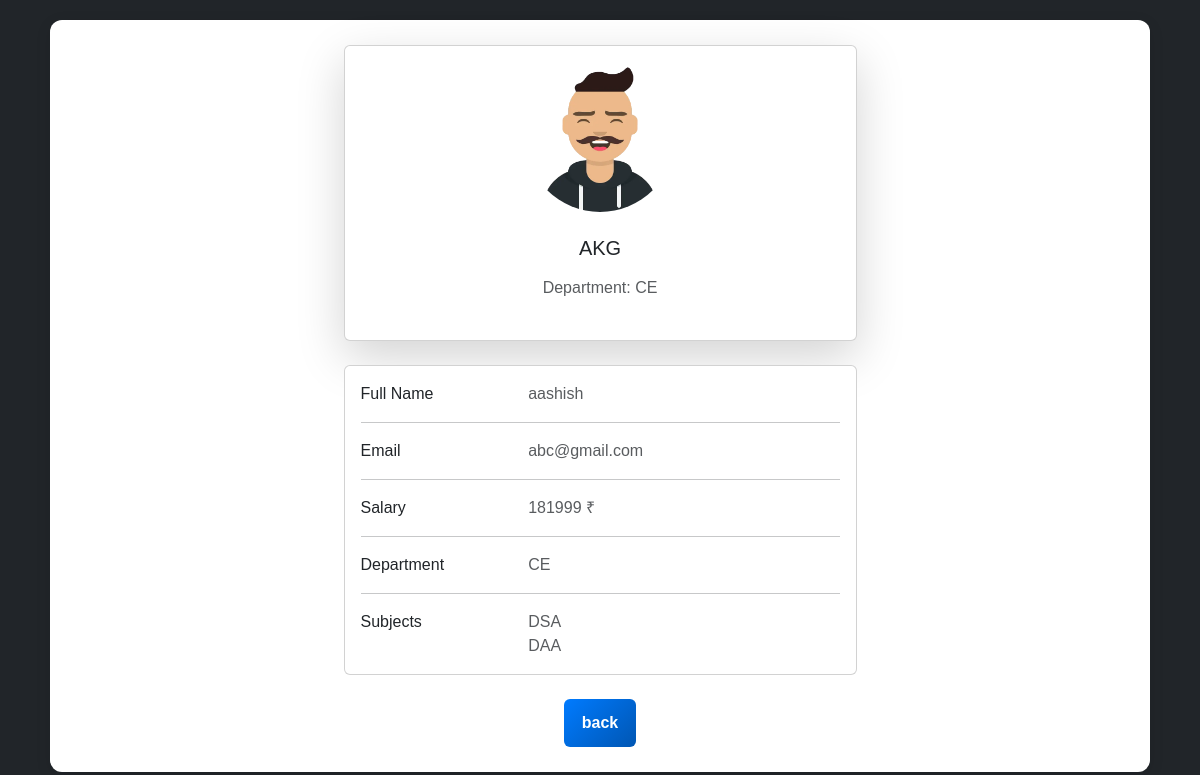
/faculty_app/profile/ (signed in), run on the app's committed database.
### admin_app/models.py (models this page shows, shortened)
class Faculty(models.Model):
    DEPARTMENT_CHOICES = [
        ("CE", "Computer Engineering"),
        ("IT", "Information Technology"),
        ("EC", "Electronics & Communication"),
    ]
    user = models.OneToOneField(CustomUser, on_delete=models.CASCADE, related_name="faculty")
    image = models.ImageField(upload_to='photos/', default="ava3.jpg")
    name = models.CharField(max_length=100)
    department = models.CharField(max_length=50, choices=DEPARTMENT_CHOICES)
    salary = models.IntegerField(default=0)
    subject = models.ManyToManyField(Subject, blank=True)

class Subject(models.Model):
    name = models.CharField(max_length=100, unique=True)

### registration/models.py (models this page shows)
class CustomUser(AbstractUser):
    ROLE_CHOICES = [
        ("student", "Student"),
        ("faculty", "Faculty"),
        ("admin", "Admin"),
    ]
    role = models.CharField(max_length=10, choices=ROLE_CHOICES, default="student")

### faculty_app/views.py (the view)
# urls.py: path("profile/", views.profile, name="profile"),
@faculty_required
def profile(request):
    faculty = Faculty.objects.get(user=request.user)
    return render(request, "profile.html", {"obj": faculty})

### faculty_app/views.py (called while the page is built)
def faculty_required(view_func):
    @wraps(view_func)
    def wrapper(request, *args, **kwargs):
        if not request.user.is_authenticated:
            return redirect("registration:login")  # Redirect unauthenticated users to login page
        if request.user.role == "faculty":
            return view_func(request, *args, **kwargs)
        logout(request)  # Log out unauthorized users
        return redirect("registration:login")  # Redirect unauthorized users
    return wrapper

### templates/profile.html (shortened to what this page needs)
{% extends "layout.html" %}
{% block container %}
<div class="row justify-content-center">
    <div class="col-lg-6">
        <div class="card mb-4 shadow-lg">
            <div class="card-body text-center">
                <img src="{{ obj.image.url }}" class="rounded-circle mb-2" width="150" height="150">
                <h5 class="my-3">{{ obj.user.username }}</h5>
                {% if obj.user.role == "faculty" %}
                <p class="text-muted mb-4">Department: {{ obj.department }}</p>
                {% else %}
                <p class="text-muted mb-4">Graduation Date: {{ obj.graduation_date }}</p>
                {% endif %}
            </div>
        </div>
        <div class="card mb-4">
            <div class="card-body">
                <div class="row">
                    <div class="col-sm-4"><p class="mb-0">Full Name</p></div>
                    <div class="col-sm-8"><p class="text-muted mb-0">{{ obj.name }}</p></div>
                </div>
                <hr>
                <div class="row">
                    <div class="col-sm-4"><p class="mb-0">Email</p></div>
                    <div class="col-sm-8"><p class="text-muted mb-0">{{ obj.user.email }}</p></div>
                </div>
                <hr>
                <div class="row">
                    {% if obj.user.role == "faculty" %}
                    <div class="col-sm-4"><p class="mb-0">Salary</p></div>
                    <div class="col-sm-8"><p class="text-muted mb-0">{{ obj.salary }} ₹</p></div>
                    {% else %}
                    <div class="col-sm-4"><p class="mb-0">Phone</p></div>
                    <div class="col-sm-8"><p class="text-muted mb-0">{{ obj.mobile_no }}</p></div>
                    {% endif %}
                </div>
                <hr>
                <div class="row">
                    {% if obj.user.role == "faculty" %}
                    <div class="col-sm-4"><p class="mb-0">Department</p></div>
                    <div class="col-sm-8"><p class="text-muted mb-0">{{ obj.department }}</p></div>
                    {% else %}
                    <div class="col-sm-4"><p class="mb-0">Degree</p></div>
                    <div class="col-sm-8"><p class="text-muted mb-0">{{ obj.get_degree_display }}</p></div>
                    {% endif %}
                </div>
                <hr>
                <div class="row">
                    {% if obj.user.role == "faculty" %}
                    <div class="col-sm-4"><p class="mb-0">Subjects</p></div>
                    <div class="col-sm-8">
                        {% for sub in obj.subject.all %}
                            <p class="text-muted mb-0">{{ sub.name }}</p>
                        {% empty %}
                            <p class="text-muted mb-0">No subjects assigned</p>
                        {% endfor %}
                    </div>
                    {% else %}
                    <div class="col-sm-4"><p class="mb-0">Graduation Date</p></div>
                    <div class="col-sm-8"><p class="text-muted mb-0">{{ obj.graduation_date }}</p></div>
                    {% endif %}
                </div>
            </div>
        </div>
        <div class="d-flex justify-content-center">
            {% if obj.user.role == "faculty" %}
            <a href="{% url 'faculty_app:faculty_dashboard' %}" class="btn btn-primary">back</a>
            {% else %}
            <a href="{% url 'student_app:student_dashboard' %}" class="btn btn-primary">back</a>
            {% endif %}
        </div>
    </div>
</div>
{% endblock %}

### data on the page
Faculty: image (picture), user.username "AKG", department "CE", name "aashish", user.email "abc@gmail.com", salary "181999"
Subject: name "DSA"
Subject: name "DAA"
